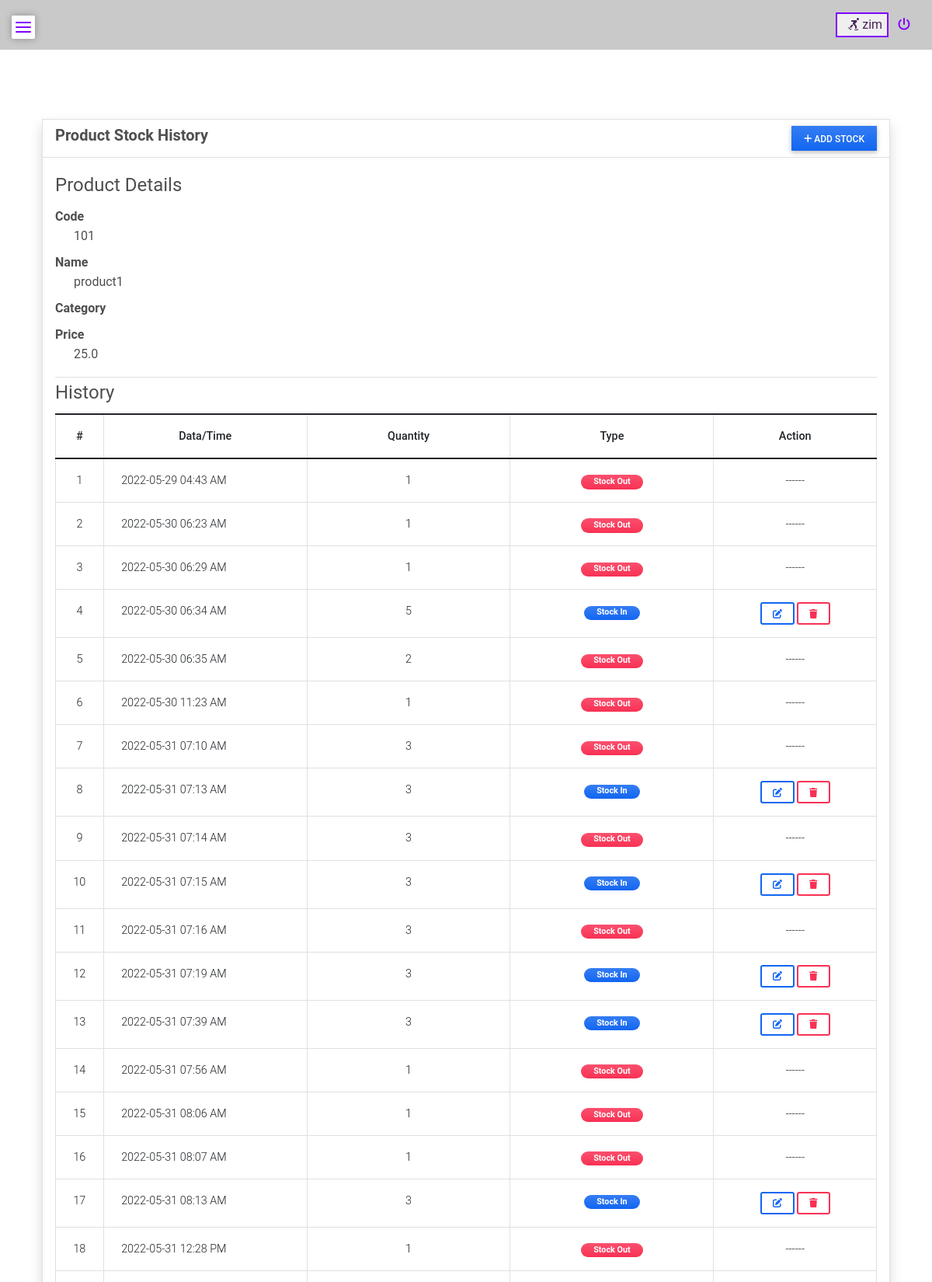
Screenshot of /inventory/1 (signed in, upper part) with the database file from the repository.
### dataSet/models.py (models this page shows, shortened)
class Product(models.Model):
    code = models.CharField(max_length=100, blank=True, null=True)
    name = models.CharField(max_length=250, blank=True, null=True)
    brand = models.CharField(max_length=250, blank=True, null=True)
    unit = models.CharField(max_length=250, blank=True, null=True)
    rate = models.FloatField(default=0, blank=True, null=True)
    price = models.FloatField(default=0)
    status = models.CharField(max_length=2, choices=(('1', 'Active'), ('2', 'Inactive')), default=1)
    date_created = models.DateTimeField(default=timezone.now)
    date_updated = models.DateTimeField(auto_now=True)
    def __str__(self):
        return self.name + ' - ' + self.code

class Stock(models.Model):
    product = models.ForeignKey(Product, on_delete=models.CASCADE)
    quantity = models.FloatField(default=0)
    type = models.CharField(max_length=2,choices=(('1','Stock-in'),('2','Stock-Out')), default=1)
    date_created = models.DateTimeField(default=timezone.now)
    date_updated = models.DateTimeField(auto_now=True)

### dataSet/views.py (the view)
# urls.py: path('inventory/<int:pk>',views.inv_history,name='inventory-history-page'),
@login_required
def inv_history(request, pk=None):
    context['page_title'] = 'Inventory History'
    if pk is None:
        messages.error(request, "Product ID is not recognized")
        return redirect('inventory-page')
    else:
        product = Product.objects.get(id=pk)
        stocks = Stock.objects.filter(product=product).all()
        context['product'] = product
        context['stocks'] = stocks
        return render(request, 'stock_history.html', context)

### dataSet/templates/stock_history.html (shortened to what this page needs)
{% extends 'base.html' %} {% load humanize %} {% block pageContent %}
<div class="container pt-3">
    <div class="card card-default border shadow rounded-0">
        <div class="card-header">
            <div class="w-100 d-flex justify-content-between">
                <h5 class="fw-bolder card-title">Product Stock History</h5>
                <button class="btn btn-primary btn-sm rounded-0 bg-gradient px-3" type="button" id="add_stock"><i class="fa fa-plus"></i> Add Stock</button>
            </div>
        </div>
        <div class="card-body">
            <div class="conteiner-fluid">
                <fieldset class="border-bottom">
                    <legend>Product Details</legend>
                    <dl>
                        <dt class="tex-muted">Code</dt>
                        <dd class="ps-4">{{ product.code }}</dd>
                        <dt class="tex-muted">Name</dt>
                        <dd class="ps-4">{{ product.name }}</dd>
                        <dt class="tex-muted">Category</dt>
                        <dt class="tex-muted">Price</dt>
                        <dd class="ps-4">{{ product.price|intcomma }}</dd>
                    </dl>
                </fieldset>
                <fieldset>
                    <legend>History</legend>
                    <table class="table table-bordered" id="stock-tbl">
                        <colgroup>
                            <col width="5%">
                            <col width="25%">
                            <col width="25%">
                            <col width="25%">
                            <col width="20%">
                        </colgroup>
                        <thead>
                            <th class="text-center">#</th>
                            <th class="text-center">Data/Time</th>
                            <th class="text-center">Quantity</th>
                            <th class="text-center">Type</th>
                            <th class="text-center">Action</th>
                        </thead>
                        <tbody>
                            {% for stock in stocks %}
                            <tr>
                                <td class="text-center">{{ forloop.counter }}</td>
                                <td class="">{{ stock.date_created|date:"Y-m-d h:i A" }}</td>
                                <td class="text-center">{{ stock.quantity|floatformat:0|intcomma }}</td>
                                <td class="text-center">
                                    {% if stock.type == '1' %}
                                    <span class="badge px-3 rounded-pill bg-primary bg-gradient">Stock In</span> {% else %}
                                    <span class="badge px-3 rounded-pill bg-danger bg-gradient">Stock Out</span> {% endif %}
                                </td>
                                <td class="text-center">
                                    {% if stock.type == '1' %}
                                    <a class="btn btn-outline-primary btn-sm edit-data" href="javascript:void(0)" data-id="{{ stock.pk }}" title="Edit">
                                        <i class="fa fa-edit"></i>
                                    </a>
                                    <button class="btn btn-outline-danger btn-sm delete-data" type="button" data-id="{{ stock.pk }}" title="Delete">
                                        <i class="fa fa-trash"></i>
                                    </button>
                                    {% else %}
                                    ------
                                    {% endif %}
                                </td>
                            </tr>
                            {% endfor %}
                        </tbody>
                    </table>
                </fieldset>
            </div>
        </div>
    </div>
</div>
{% endblock pageContent %}

### dataSet/templates/base.html (shortened to what this page needs)
{% load static %}
<!DOCTYPE html>
<html lang="en">
<head>
    <link rel="stylesheet" href="https://cdnjs.cloudflare.com/ajax/libs/font-awesome/5.12.1/css/all.min.css">
    <link href='https://unpkg.com/boxicons@2.1.2/css/boxicons.min.css' rel='stylesheet'>
    <link rel="stylesheet" href="{% static 'assets/font-awesome/css/all.min.css' %}">
    <link rel="stylesheet" href="{% static 'assets/bootstrap/css/bootstrap.min.css' %}">
    <link rel="stylesheet" href="{% static 'assets/select2/dist/css/select2.min.css' %}">
    <link rel="stylesheet" href="{% static 'assets/mdb-blogtemplate/css/mdb.min.css' %}" />
    <link rel="stylesheet" href="{% static 'assets/DataTables/datatables.min.css' %}" />
    <link rel="stylesheet" href="{% static 'assets/default/css/style.css' %}">
</head>
<body class="">
<header class="bg-light text-lg-start">
    <div class="text-center p-3" style="background-color: rgba(0, 0, 0, 0.2); position: relative; width: 100%;">
        <div class="container-fluid">
            <div class="row">
                <div class="col-sm-7">
                    </div>
                <div class="col-sm-5">
                    <div class="text-end ">
                        {% if user.is_authenticated %}
                        <button title="Profile" style="border: 2px solid #8000ff;"><a href="profile" style="color: #4A235A;">&nbsp;&nbsp;<i class="fas fa-skating"></i> {{request.user}}</a></button>
                        <a href="{% url 'logout' %}" title="Logout" style="color: #8000ff;">&nbsp;&nbsp;<i class="fas fa-power-off"></i></a>
                        {% else %}
                        <a href="{% url 'login' %}" title="Login" style="color: #8000ff;">&nbsp;&nbsp;<i class="fas fa-sign-in-alt"></i> login</a>
                        {% endif %}
                    </div>
                </div>
            </div>
        </div>
    </div>
</header>
    <main class="py-5">
        <label>
		<div class="toggle">
			<span class="top_line common"></span>
			<span class="middle_line common"></span>
			<span class="bottom_line common"></span>
		</div>
	</label>
        <section class="">
            <div class="container mb-3">
                {% block pageContent %} {% endblock pageContent %}
            </div>
        </section>
    </main>
</body>
</html>

### static/assets/default/css/style.css (style rules this page uses)
html, body { height: 100%; width: 100%; max-height: 100%; overflow: auto; display: flex; flex-direction: column; }
body>header { flex-shrink: auto; }
body>main { flex-shrink: auto; flex-grow: auto; overflow: auto; }
.toggle { position: absolute; height: 30px; width: 30px; top: 20px; left: 15px; z-index: 1; cursor: pointer; border-radius: 2px; background: #fff; box-shadow: 0 0 10px rgba(0,0,0,0.3); }
.toggle .common { position: absolute; height: 2px; width: 20px; background: #8000ff; border-radius: 50px; transition: 0.3s ease; }
.toggle .top_line { top: 30%; left: 50%; transform: translate(-50%,-50%); }
.toggle .bottom_line { top: 70%; left: 50%; transform: translate(-50%,-50%); }
.toggle .middle_line { top: 50%; left: 50%; transform: translate(-50%,-50%); }

### rows the page displays
Product: code "101", name "product1", price "25.0"
Stock: date_created "2022-05-29 04:43 AM", quantity "1", type "Stock Out"
Stock: date_created "2022-05-30 06:23 AM", quantity "1", type "Stock Out"
Stock: date_created "2022-05-30 06:29 AM", quantity "1", type "Stock Out"
Stock: date_created "2022-05-30 06:34 AM", quantity "5", type "Stock In"
Stock: date_created "2022-05-30 06:35 AM", quantity "2", type "Stock Out"
Stock: date_created "2022-05-30 11:23 AM", quantity "1", type "Stock Out"
Stock: date_created "2022-05-31 07:10 AM", quantity "3", type "Stock Out"
Stock: date_created "2022-05-31 07:13 AM", quantity "3", type "Stock In"
Stock: date_created "2022-05-31 07:14 AM", quantity "3", type "Stock Out"
Stock: date_created "2022-05-31 07:15 AM", quantity "3", type "Stock In"
Stock: date_created "2022-05-31 07:16 AM", quantity "3", type "Stock Out"
Stock: date_created "2022-05-31 07:19 AM", quantity "3", type "Stock In"
Stock: date_created "2022-05-31 07:39 AM", quantity "3", type "Stock In"
Stock: date_created "2022-05-31 07:56 AM", quantity "1", type "Stock Out"
Stock: date_created "2022-05-31 08:06 AM", quantity "1", type "Stock Out"
Stock: date_created "2022-05-31 08:07 AM", quantity "1", type "Stock Out"
Stock: date_created "2022-05-31 08:13 AM", quantity "3", type "Stock In"
Stock: date_created "2022-05-31 12:28 PM", quantity "1", type "Stock Out"

### other values shown
{{ request.user }} "zim"
